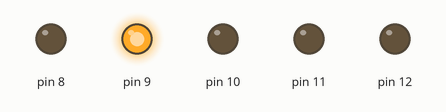
This sketch was run on a simulated Arduino Uno, built with avr-gcc and run on an emulated ATmega328P. Shown: output pins drawn as LEDs (lit = HIGH).

Above: at 0.07 s.
At 0.52 s:
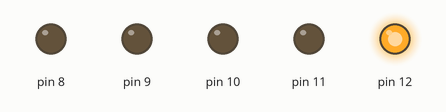
At 1.12 s:
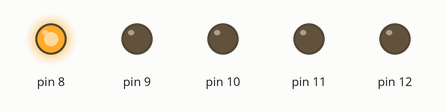
At 1.42 s:
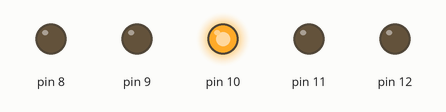
At 2.77 s:
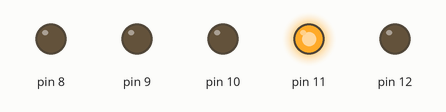
Timing chart, 0 to 3.1 s (numbered marks = the images above):
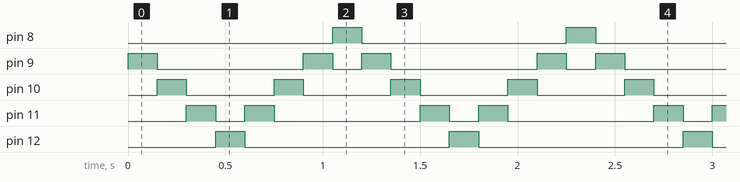

Measured:
- by itself, pin 8, pin 12: alternates HIGH for 0.15 s and LOW for 1.1 s
- by itself, pin 9: repeats every 1.2 s: LOW 0.75 s, HIGH 0.15 s, LOW 0.15 s, HIGH 0.15 s
- by itself, pin 10: alternates HIGH for 0.15 s and LOW for 0.45 s
- by itself, pin 11: repeats every 1.2 s: LOW 0.15 s, HIGH 0.15 s, LOW 0.75 s, HIGH 0.15 s

The sketch:

CylonInterrupcionesHardware.ino
```cpp
// Curso de Arduino completo

// https://github.com/javacasm/ArduinoCompletoDE2018
//
// Licencia Creative Commons
// by @javacasm 2018


// Ejemplo de scroll de 5 leds al estilo cylon o kit (coche fantastico)

unsigned char upDown=1;  // Indica si vamos hacia arriba o hacia abajo

unsigned char cylon=0; // será el led que encendemos de 0 a 4

void setup() {
    DDRB = B00011111; // Arduino port B pines 0 to 4 como salida
}

void loop() {
  if ( upDown == 1 ) { // Vamos hacia arriba
    cylon++;  // Pasamos al siguiente
    if(cylon>=4) {  // Si llegamos a 4 tenemos que empezar a ir hacia abajo
        upDown=0;
    }
  } else {
    cylon--;  // Vamos hacia abajo
    if ( cylon == 0 ) {  // Si llevamos abajo (0) empezamos a subir
      upDown=1;
    }

  }
  PORTB = 1 << cylon; // Rotamos a la derecha determinado numero de veces el led
  delay(150); // Esperamos un poquito

}
```
